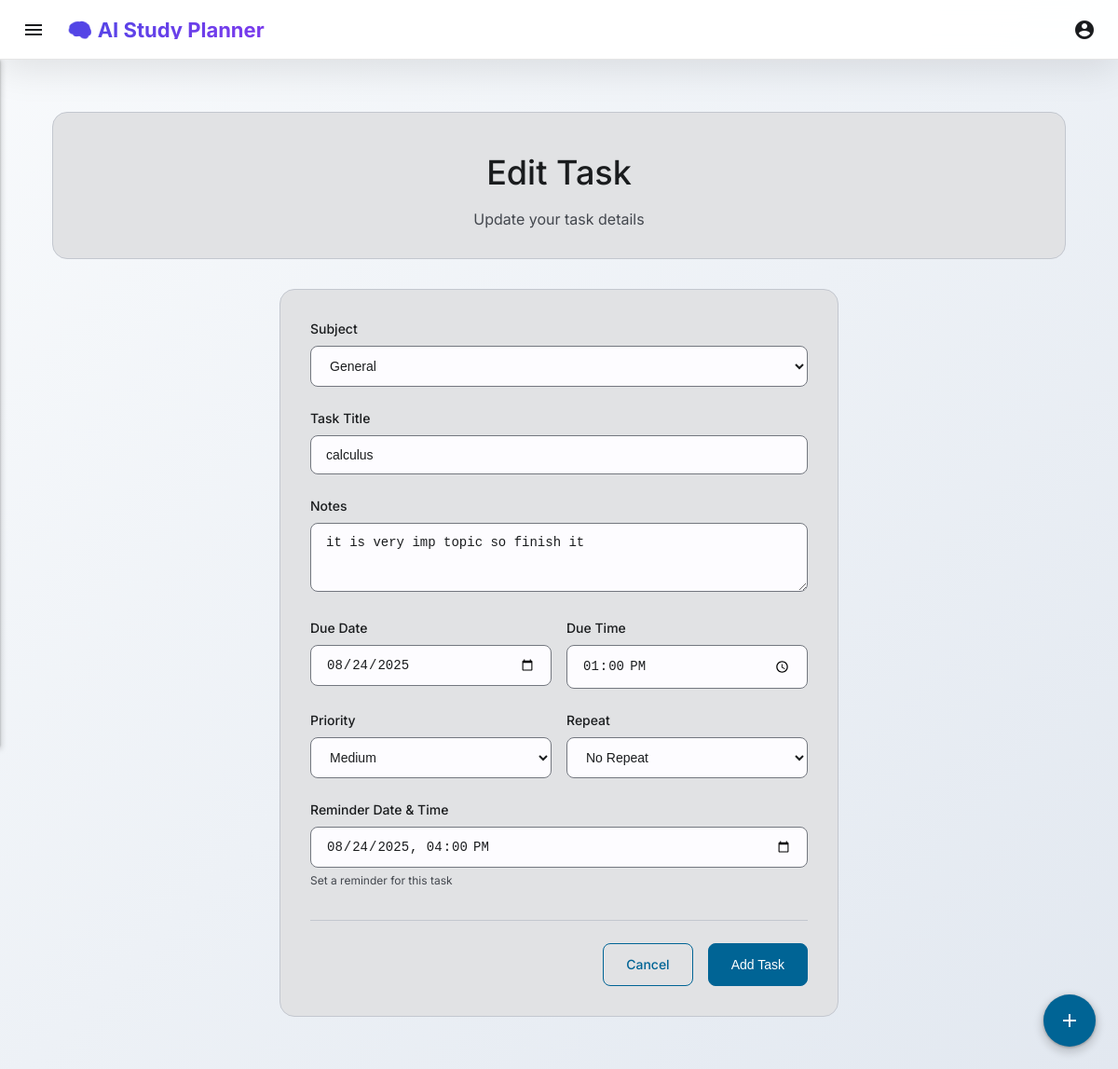
Screenshot of /tasks/1/edit (signed in) with the database file from the repository.
### study_planner_flask/models.py (models this page shows)
class Task(db.Model):
    id = db.Column(db.Integer, primary_key=True)
    user_id = db.Column(db.Integer, db.ForeignKey('user.id'), nullable=False)
    subject_id = db.Column(db.Integer, db.ForeignKey('subject.id'), nullable=False)
    title = db.Column(db.String(200), nullable=False)
    notes = db.Column(db.Text)
    due_date = db.Column(db.Date, nullable=False)
    due_time = db.Column(db.Time)
    priority = db.Column(db.String(20), default='medium')  # low, medium, high
    status = db.Column(db.String(20), default='pending')  # pending, in_progress, completed, overdue
    reminder_at = db.Column(db.DateTime)
    repeat_rule = db.Column(db.String(50))  # daily, weekly, monthly, none
    created_at = db.Column(db.DateTime, default=datetime.utcnow)
    updated_at = db.Column(db.DateTime, default=datetime.utcnow, onupdate=datetime.utcnow)
    completed_at = db.Column(db.DateTime)

### study_planner_flask/tasks/routes.py (the view, shortened to what this page needs)
@tasks_bp.route("/<int:task_id>/edit", methods=["GET", "POST"])
@login_required
def edit_task(task_id):
    task = Task.query.get_or_404(task_id)
    if task.user_id != current_user.id:
        flash("Access denied.", "error")
        return redirect(url_for("dashboard"))
    form = TaskForm(obj=task)
    form.subject_id.choices = get_subject_choices()
    return render_template("edit_task.html", form=form, task=task)

### study_planner_flask/forms.py
class TaskForm(FlaskForm):
    subject_id = SelectField('Subject', coerce=int, validators=[DataRequired()])
    title = StringField('Task Title', validators=[DataRequired(), Length(min=2, max=200)])
    notes = TextAreaField('Notes')
    due_date = DateField('Due Date', validators=[DataRequired()])
    due_time = TimeField('Due Time', validators=[Optional()])
    priority = SelectField('Priority', choices=[
        ('low', 'Low'),
        ('medium', 'Medium'),
        ('high', 'High')
    ], default='medium')
    reminder_at = DateTimeField('Reminder Date & Time', validators=[Optional()], format='%Y-%m-%dT%H:%M')
    repeat_rule = SelectField('Repeat', choices=[
        ('none', 'No Repeat'),
        ('daily', 'Daily'),
        ('weekly', 'Weekly'),
        ('monthly', 'Monthly')
    ], default='none')
    submit = SubmitField('Add Task')

### study_planner_flask/app.py (called while the page is built)
def create_app():
    app = Flask(__name__)
    app.config.from_object("config.Config")
    db.init_app(app)
    login_manager = LoginManager()
    login_manager.login_view = "auth.login"
    login_manager.init_app(app)
    @login_manager.user_loader
    def load_user(user_id):
        return User.query.get(int(user_id))
    app.register_blueprint(auth_bp, url_prefix='/auth')
    app.register_blueprint(tasks_bp, url_prefix='/tasks')
    with app.app_context():
        db.create_all()
    return app

### study_planner_flask/tasks/routes.py (called while the page is built, shortened)
def get_subject_choices():
    subjects = Subject.query.filter_by(user_id=current_user.id).all()
    return [(s.id, s.name) for s in subjects]

### study_planner_flask/templates/edit_task.html (shortened to what this page needs)
{% extends "base.html" %}
{% block content %}
<div class="page-container">
    <div class="page-header">
        <div class="page-header__content">
            <h1 class="page-title">Edit Task</h1>
            <p class="page-subtitle">Update your task details</p>
        </div>
    </div>
    <div class="form-container">
        <form method="POST" class="form">
            <div class="form-group">
                {{ form.subject_id.label(class="form-label") }}
                {{ form.subject_id(class="form-control") }}
            </div>
            <div class="form-group">
                {{ form.title.label(class="form-label") }}
                {{ form.title(class="form-control", placeholder="Enter task title") }}
            </div>
            <div class="form-group">
                {{ form.notes.label(class="form-label") }}
                {{ form.notes(class="form-control", placeholder="Add notes (optional)", rows="3") }}
            </div>
            <div class="form-row">
                <div class="form-group">
                    {{ form.due_date.label(class="form-label") }}
                    {{ form.due_date(class="form-control", type="date") }}
                </div>
                <div class="form-group">
                    {{ form.due_time.label(class="form-label") }}
                    {{ form.due_time(class="form-control", type="time") }}
                </div>
            </div>
            <div class="form-row">
                <div class="form-group">
                    {{ form.priority.label(class="form-label") }}
                    {{ form.priority(class="form-control") }}
                </div>
                <div class="form-group">
                    {{ form.repeat_rule.label(class="form-label") }}
                    {{ form.repeat_rule(class="form-control") }}
                </div>
            </div>
            <div class="form-group">
                {{ form.reminder_at.label(class="form-label") }}
                {{ form.reminder_at(class="form-control", type="datetime-local") }}
                <small class="form-help">Set a reminder for this task</small>
            </div>
            <div class="form-actions">
                <a href="{{ url_for('dashboard') }}" class="btn btn--outlined">Cancel</a>
                {{ form.submit(class="btn btn--primary") }}
            </div>
        </form>
    </div>
</div>
{% endblock %}

### study_planner_flask/static/css/ai-theme.css (style rules this page uses)
:root { --ai-primary: #4f46e5; --ai-primary-dark: #3730a3; --ai-primary-light: #6366f1; --ai-secondary: #7c3aed; --ai-secondary-dark: #5b21b6; --ai-secondary-light: #8b5cf6; --ai-gradient-primary: linear-gradient(135deg, #4f46e5 0%, #7c3aed 100%); --ai-gradient-secondary: linear-gradient(135deg, #667eea 0%, #764ba2 100%); --ai-gradient-accent: linear-gradient(135deg, #f093fb 0%, #f5576c 100%); --ai-gradient-dark: linear-gradient(135deg, #1e293b 0%, #334155 100%); --ai-gradient-light: linear-gradient(135deg, #f8fafc 0%, #e2e8f0 100%); --ai-surface: #ffffff; --ai-surface-dark: #1e293b; --ai-surface-card: rgba(255, 255, 255, 0.95); --ai-surface-card-dark: rgba(30, 41, 59, 0.95); --ai-text-primary: #1e293b; --ai-text-secondary: #64748b; --ai-text-light: #ffffff; --ai-text-muted: #94a3b8; --ai-border: rgba(0, 0, 0, 0.1); --ai-border-dark: rgba(255, 255, 255, 0.1); --ai-shadow: 0 10px 40px rgba(0, 0, 0, 0.1); --ai-shadow-hover: 0 20px 60px rgba(0, 0, 0, 0.15); --ai-shadow-glow: 0 0 30px rgba(79, 70, 229, 0.3); --ai-transition: all 0.3s cubic-bezier(0.4, 0, 0.2, 1); --ai-transition-fast: all 0.15s cubic-bezier(0.4, 0, 0.2, 1); }
body { background: var(--ai-gradient-light); color: var(--ai-text-primary); font-family: 'Inter', -apple-system, BlinkMacSystemFont, 'Segoe UI', Roboto, sans-serif; }

### rows the page displays
Task: subject_id "General", title "calculus", notes "it is very imp topic so finish it", due_date "08/24/2025", due_time "13:00", priority "Medium", repeat_rule "No Repeat", reminder_at "08/24/2025 16:00"
